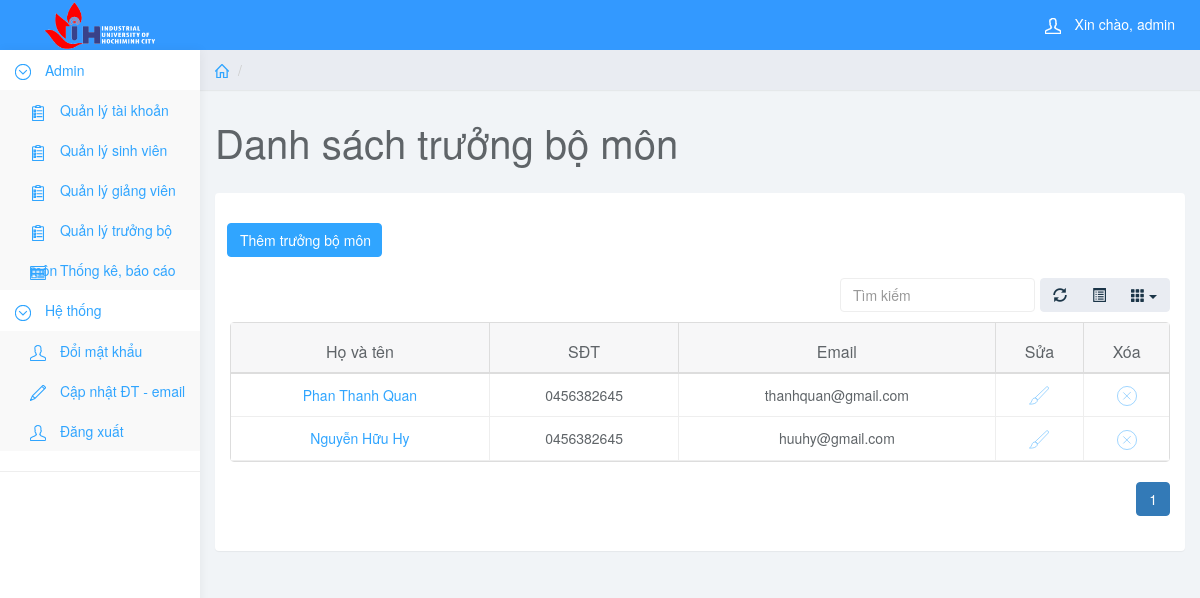
/quantri_admin/quantri.php?page_layout=Danhsach_TBM (signed in), run on the app's committed database.
### tables this page shows
CREATE TABLE `truongbomon` (
  `Tbm_id` int(11) UNSIGNED NOT NULL,
  `Tbm_hoten` varchar(50) NOT NULL,
  `Tbm_sdt` varchar(20) NOT NULL,
  `Tbm_email` varchar(50) NOT NULL,
  `users_id` int(11) UNSIGNED NOT NULL
);

### quantri_admin/chucnang/QL_TBM/Danhsach_TBM.php (the view, shortened to what this page needs)
<?php
    if(isset($_GET['page']))
    {
        $page=$_GET['page'];
    }
    else{
        $page=1;
    }
    $rowPerPage=10;
    $perPage=$page*$rowPerPage-$rowPerPage;
	$sql="SELECT * FROM truongbomon ORDER BY Tbm_id ASC LIMIT $perPage,$rowPerPage";
	$query=mysqli_query($conn, $sql);
    $totalRows=mysqli_num_rows(mysqli_query($conn, "SELECT * FROM truongbomon"));
    $totalPages=ceil($totalRows/$rowPerPage);
    $listPage="";
    for($i=1;$i<=$totalPages;$i++)
    {
        if($page==$i){
            $listPage.='<li class="active"><a href="quantri.php?page_layout=Danhsach_TBM&page='.$i.'">'.$i.'</a></li>';
        }
        else{
            $listPage.='<li><a href="quantri.php?page_layout=Danhsach_TBM&page='.$i.'">'.$i.'</a></li>';
        }
    }
?>
<div class="row">
    <ol class="breadcrumb">
        <li><a href="quantri.php"><svg class="glyph stroked home"><use xlink:href="#stroked-home"></use></svg></a></li>
        <li class="active"></li>
    </ol>
</div>
<div class="row">
    <div class="col-lg-12">
        <h1 class="page-header">Danh sách trưởng bộ môn</h1>
    </div>
</div>
<div class="row">
    <div class="col-lg-12">
        <div class="panel panel-default">
        <br />
         <a href="quantri.php?page_layout=Them_TBM" class="btn btn-primary" style="margin: 10px 0 60px 0; position: absolute; padding-right: 10px; left: 27px;">Thêm trưởng bộ môn</a>
         <br />
         <br />
            <div class="panel-body" style="position: relative;">
                 <table width="1000" height="105" data-toggle="table" data-show-refresh="true" data-show-toggle="true" data-show-columns="true" data-search="true" data-select-item-name="toolbar1" data-sort-name="name" data-sort-order="desc">
                    <thead>
                        <tr>
                            <th data-sortable="true"><div align="center">Họ và tên</div></th>
                            <th data-sortable="true"><div align="center">SĐT</div></th>
                            <th data-sortable="true"><div align="center">Email</div></th>
                            <th data-sortable="true"><div align="center">Sửa</div></th>
                            <th data-sortable="true"><div align="center">Xóa</div></th>
                        </tr>
                    </thead>
                    <tbody>
                        <?php
                            while($row=mysqli_fetch_array($query)){
                        ?>
                        <tr style="height: 45px;">
                            <td data-checkbox="true"><div align="center"><a href="quantri.php?page_layout=Sua_TBM&Tbm_id=<?php echo $row['Tbm_id']; ?>"><?php echo $row['Tbm_hoten']; ?></a></div></td>
                            <td data-checkbox="true"><div align="center"><?php echo $row['Tbm_sdt']; ?></div></td>
                            <td data-sortable="true"><div align="center"><?php echo $row['Tbm_email']; ?></div></td>
                            <td>
                                <a href="quantri.php?page_layout=Sua_TBM&Tbm_id=<?php echo $row['Tbm_id']; ?>"><span><svg class="glyph stroked brush" style="width: 20px;height: 20px;"><use xlink:href="#stroked-brush"/></svg></span></a>
                            </td>
                            <td>
                                <a onclick="return Xoa_TBM();" href="./chucnang/QL_TBM/Xoa_TBM.php?Tbm_id=<?php echo $row['Tbm_id']; ?>"><span><svg class="glyph stroked cancel" style="width: 20px;height: 20px;"><use xlink:href="#stroked-cancel"/></svg></span></a>
                            </td>
                        </tr>
                        <?php
                            }
                        ?>
                    </tbody>
                </table>
                <ul class="pagination" style="float: right;">
                    <?php
                        echo $listPage;
                    ?>
                </ul>
            </div>
        </div>
    </div>
</div>

### quantri_admin/css/styles_admin.css (style rules this page uses)
body { background: #f1f4f7; padding-top: 50px; color: #5f6468; }
a, a:hover, a:focus { color: #30a5ff; }
h1, h2, h3, h4, h5, h6 { color: #5f6468; }
h1 { font-weight: 300; font-size: 40px; }
.btn-primary, .btn-primary:hover, .btn-primary:focus, .btn-primary:active, .btn-primary.active, .open > .dropdown-toggle.btn-primary, .btn-primary.disabled, .btn-primary[disabled], fieldset[disabled] .btn-primary, .btn-primary.disabled:hover, .btn-primary[disabled]:hover, fieldset[disabled] .btn-primary:hover, .btn-primary.disabled:focus, .btn-primary[disabled]:focus, fieldset[disabled] .btn-primary:focus, .btn-primary.disabled:active, .btn-primary[disabled]:active, fieldset[disabled] .btn-primary:active, .btn-primary.disabled.active, .btn-primary[disabled].active, fieldset[disabled] .btn-primary.active { background-color: #30a5ff; border-color: #30a5ff; }
.panel { border: 0; }
.breadcrumb { border-radius: 0; padding: 10px 15px; background: #e9ecf2; box-shadow: 0 1px 1px rgba(0, 0, 0, .05); margin: 0 ; }
h1.page-header { margin-top: 30px; border-bottom: 0; }
.table { background: #fff; }
.breadcrumb .glyph { height: 14px; width: 14px; margin: -2px 0 0 0; stroke-width: 4px; }

### quantri_admin/css/styles.css (style rules this page uses)
body { background: #f1f4f7; color: #5f6468; }
a, a:hover, a:focus { color: #30a5ff; }
h1, h2, h3, h4, h5, h6 { color: #5f6468; }
h1 { font-weight: 300; font-size: 40px; }
.btn-primary, .btn-primary:hover, .btn-primary:focus, .btn-primary:active, .btn-primary.active, .open > .dropdown-toggle.btn-primary, .btn-primary.disabled, .btn-primary[disabled], fieldset[disabled] .btn-primary, .btn-primary.disabled:hover, .btn-primary[disabled]:hover, fieldset[disabled] .btn-primary:hover, .btn-primary.disabled:focus, .btn-primary[disabled]:focus, fieldset[disabled] .btn-primary:focus, .btn-primary.disabled:active, .btn-primary[disabled]:active, fieldset[disabled] .btn-primary:active, .btn-primary.disabled.active, .btn-primary[disabled].active, fieldset[disabled] .btn-primary.active { background-color: #30a5ff; border-color: #30a5ff; }
.panel { border: 0; }
.breadcrumb { border-radius: 0; padding: 10px 15px; background: #e9ecf2; box-shadow: 0 1px 1px rgba(0, 0, 0, .05); margin: 0 ; }
h1.page-header { margin-top: 30px; border-bottom: 0; }
.table { background: #fff; }
.breadcrumb .glyph { height: 14px; width: 14px; margin: -2px 0 0 0; stroke-width: 4px; }

### data on the page
truongbomon: Tbm_hoten "Phan Thanh Quan", Tbm_sdt "0456382645", Tbm_email "thanhquan@gmail.com"
truongbomon: Tbm_hoten "Nguyễn Hữu Hy", Tbm_sdt "0456382645", Tbm_email "huuhy@gmail.com"

### other printed values
$_SESSION['users_username'] "admin"
